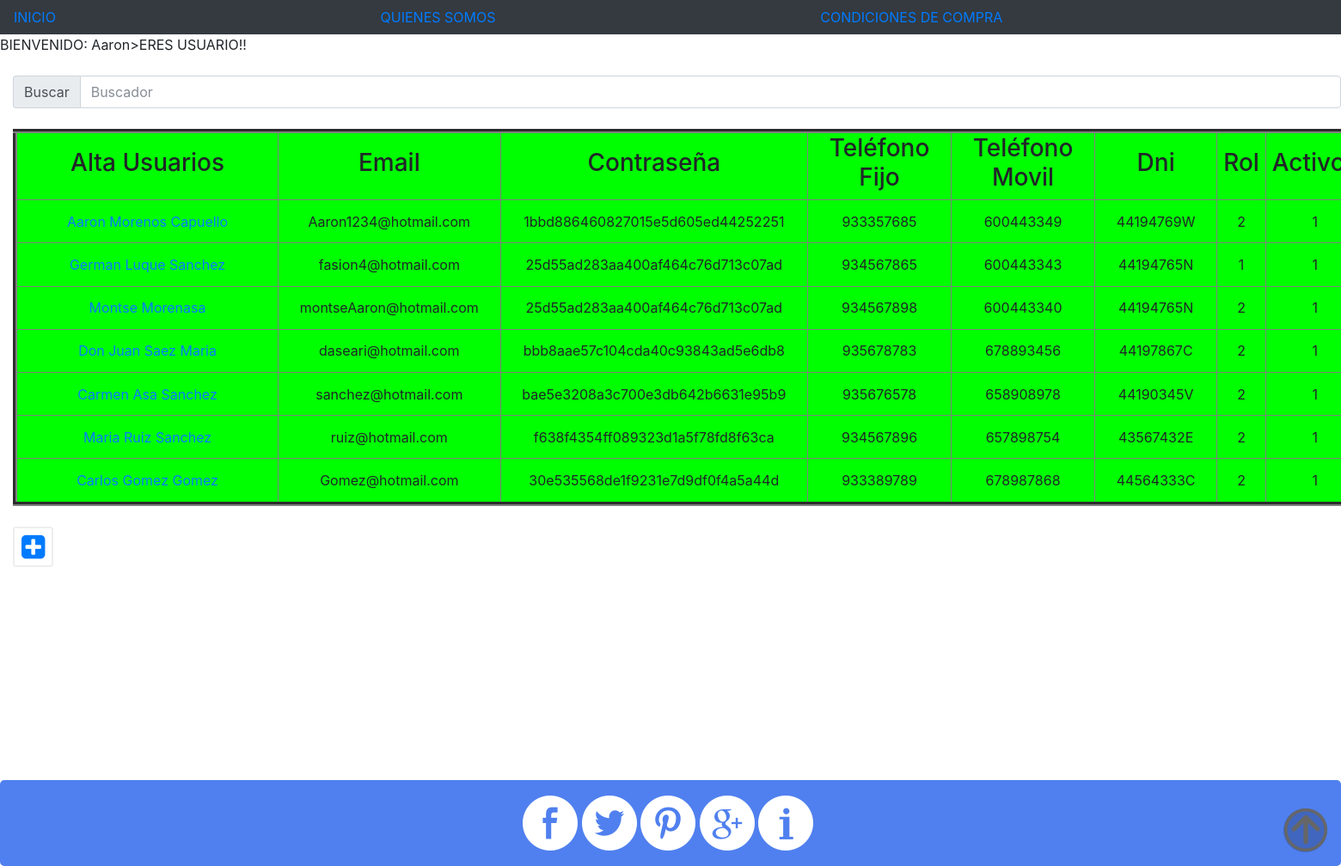
The app's page /administrador.php (signed in) with its own data.
### tables this page shows
CREATE TABLE IF NOT EXISTS `tbl_usuario` (
  `id_usu` int(11) NOT NULL,
  `usu_mail` varchar(50) NOT NULL,
  `usu_nivel` varchar(20) NOT NULL,
  `usu_nombre` varchar(25) NOT NULL,
  `usu_password` varchar(50) NOT NULL,
  `usu_apellido` varchar(25) NOT NULL,
  `usu_actiu` int(1) NOT NULL,
  `img` varchar(10) NOT NULL,
  `telefono` int(10) NOT NULL,
  `dni` varchar(25) NOT NULL,
  `telefonofijo` int(10) NOT NULL
);

### administrador.php (the view, shortened to what this page needs)
<!DOCTYPE html>
<html>
	<head>
		<link rel="stylesheet" type="text/css" href="css/estilo5.css" media="screen">
    	<link rel="stylesheet" href="https://maxcdn.bootstrapcdn.com/bootstrap/4.0.0-beta.2/css/bootstrap.min.css">
    	<link rel="stylesheet" href="https://maxcdn.bootstrapcdn.com/font-awesome/4.4.0/css/font-awesome.min.css">
    	<link href="dist/css/bootstrap.min.css" rel="stylesheet">
	</head>
	<body>
		<?php include('headeradministrador.php');
		?>
		<?php
			echo "<div id='arriba'>";
			if(isset($_SESSION['usu_mail'])){
				echo  "BIENVENIDO: " . $_SESSION['nombre'] .">";
				if($_SESSION['nivel']==1){
					echo "ERES ADMINISTRADOR!!";
				} elseif ($_SESSION['nivel']==2){
					echo "ERES USUARIO!!";
				}
				} else {
				$_SESSION['error']="No te saltes pasos!";
				header("location: index.php");
						}
				echo "</div>";
		?>
		<section id="seccion">
			<article id="table">
		     <?php
		      $con = mysqli_connect('localhost','root','','montse');
		      $sql = "SELECT * FROM tbl_usuario ORDER BY id_usu ASC";
		      $datos = mysqli_query($con, $sql);
		      ?>
		     <div class="input-group"> <span class="input-group-addon">Buscar</span>
		        <input id="filtrar" type="text" class="form-control" placeholder="Buscador">
		      </div>
 			<table bgcolor="#00ff00"; border="5" style="width:1880px;">
		        <thead>
		        	<tr>
		         	 <th style=width:10% text align="left"><h3>Alta Usuarios</h3> </th>
		         	 <th style=width:4% text align="left"><h3>Email</h3> </th>
		         	 <th style=width:4% text align="left"><h3>Contraseña </h3> </th>
		         	 <th style=width:4% text align="left"><h3>Teléfono Fijo</h3> </th>
		         	 <th style=width:4% text align="left"><h3>Teléfono Movil</h3> </th>
		         	 <th style=width:4% text align="left"><h3>Dni</h3> </th>
		         	 <th style=width:1%  text align="left"><h3>Rol</h3> </th>
		        	 <th style=width:1%  text align="left"><h3>Activos</h3> </th>
		        	</tr>
		        </thead>
   				<tbody class="buscar">
		        <?php
		        while ($prod = mysqli_fetch_array($datos)){
		        echo "<tr><td>";
		        echo "<a href='administradorver.php?id=$prod[id_usu]'>$prod[usu_nombre]&nbsp$prod[usu_apellido]</a>";
		        echo "</td>
		          		<td>" .substr($prod['usu_mail'], 0, 25) .  "</td>
		          		<td>" .substr($prod['usu_password'], 0, 35) .  "</td>
		          		<td>" .substr($prod['telefonofijo'], 0, 12) .  "</td>
		          		<td>" .substr($prod['telefono'], 0, 12) .  "</td>
		          		<td>$prod[dni]</td>
		          		<td>$prod[usu_nivel]</td>
		          		<td>$prod[usu_actiu]</td>
		          		<td>";
				  echo "</a></td></tr>";
		        		}
		          ?>
     			</tbody>
      		</table>
     		 <a href="administradorinsertar.php"><i class='fa fa-plus-square fa-2x fa-pull-left fa-border'></i></a>
			</article>
		</section>
		<footer>
			<?php
				include "footer.php";
			?>
		</footer>
	</body>
</html>

### css/estilo5.css (style rules this page uses)
body { background-color:#F2F2F2; }
#seccion { margin-left: 15px; }
#table { text-align: center; }

### records on screen
tbl_usuario: usu_nombre "Aaron", usu_apellido "Morenos Capuello", usu_mail "Aaron1234@hotmail.com", usu_password "1bbd886460827015e5d605ed44252251", telefonofijo "933357685", telefono "600443349", dni "44194769W", usu_nivel "2", usu_actiu "1"
tbl_usuario: usu_nombre "German", usu_apellido "Luque Sanchez", usu_mail "fasion4@hotmail.com", usu_password "25d55ad283aa400af464c76d713c07ad", telefonofijo "934567865", telefono "600443343", dni "44194765N", usu_nivel "1", usu_actiu "1"
tbl_usuario: usu_nombre "Montse", usu_apellido "Morenasa", usu_mail "montseAaron@hotmail.com", usu_password "25d55ad283aa400af464c76d713c07ad", telefonofijo "934567898", telefono "600443340", dni "44194765N", usu_nivel "2", usu_actiu "1"
tbl_usuario: usu_nombre "Don Juan", usu_apellido "Saez Maria", usu_mail "daseari@hotmail.com", usu_password "bbb8aae57c104cda40c93843ad5e6db8", telefonofijo "935678783", telefono "678893456", dni "44197867C", usu_nivel "2", usu_actiu "1"
tbl_usuario: usu_nombre "Carmen", usu_apellido "Asa Sanchez", usu_mail "sanchez@hotmail.com", usu_password "bae5e3208a3c700e3db642b6631e95b9", telefonofijo "935676578", telefono "658908978", dni "44190345V", usu_nivel "2", usu_actiu "1"
tbl_usuario: usu_nombre "Maria", usu_apellido "Ruiz Sanchez", usu_mail "ruiz@hotmail.com", usu_password "f638f4354ff089323d1a5f78fd8f63ca", telefonofijo "934567896", telefono "657898754", dni "43567432E", usu_nivel "2", usu_actiu "1"
tbl_usuario: usu_nombre "Carlos", usu_apellido "Gomez Gomez", usu_mail "Gomez@hotmail.com", usu_password "30e535568de1f9231e7d9df0f4a5a44d", telefonofijo "933389789", telefono "678987868", dni "44564333C", usu_nivel "2", usu_actiu "1"

### other values on screen
$_SESSION['nombre'] "Aaron"
